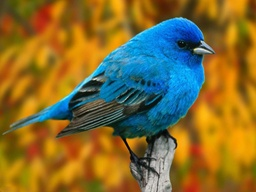
#> input picture bird.jpg, 256 x 192 px, shrunk from 1600 x 1200 before the run
$ python ascii.py
#> lines starting #> are read from the running program, lines starting #| are printed output that depends on the picture
from PIL import Image
import math

#FONT_SIZE = 20
ASCII_CHARACTERS = " `.-':_,^=;><+!rc*/z?sLTv)J7(|FiC}{fI31tlu[neoZ5Yxjya]2ESwqkP6h9d4VpOGbUAKXHm8RD#$Bg0MNWQ%&@"

def greyscale_to_ascii(ascii_string, greyscale_value):
    step = 255 / (len(ascii_string) - 1)
    index = math.floor(greyscale_value / step)
    return ascii_string[index]

def resize_tuple(width, height, percentage):
    return math.floor(width * percentage), math.floor(height * percentage)

# Opening image
while True:
    try:
        image_file = input("Please specify an image: ")
#> the answer given: bird.jpg
        img = Image.open(image_file)
#> img is the input picture: PIL image 256x192 RGB; mean R, G, B 130.5, 108.1, 50.3
    except FileNotFoundError:
        print("File not found, try again")
        continue
    break

file_name = image_file.split(".")[0]

# Converting to greyscale
img = img.convert('L')
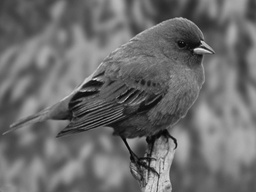
#> img: PIL image 256x192 L; min 4, max 228, mean 108.2

width, height = img.size
#> width = 256; height = 192
while True:
    try:
        ratio = float(input("Enter ratio scaler: "))
    except ValueError:
        print("Please enter a float")
        continue
    break
#> this loop made 1 pass; the answer given on pass 1: 3

img = img.resize(resize_tuple(width, height, ratio))
#> img: PIL image 768x576 L

img.save(file_name + "-resized.png")

# Getting image as array
pix = img.load()
print(img.size)
#| (768, 576)
#pix_normalized = pix / 255

#ascii_pix = np.interp(pix_normalized,[0, 1], [0, len(ASCII_CHARACTERS) - 1]).astype(int)
width, height = img.size
#> width = 768; height = 576

ascii_text = "\n".join(
    "".join(greyscale_to_ascii(ASCII_CHARACTERS, pix[x, y]) for x in range(width))
    for y in range(height))

print(ascii_text)
#> (printed output is left out)
print(len(ascii_text))
file = open(file_name + "-ascii-art.txt", "w+")
file.write(ascii_text)
file.close()

# [13 lines of commented-out code are left out]
